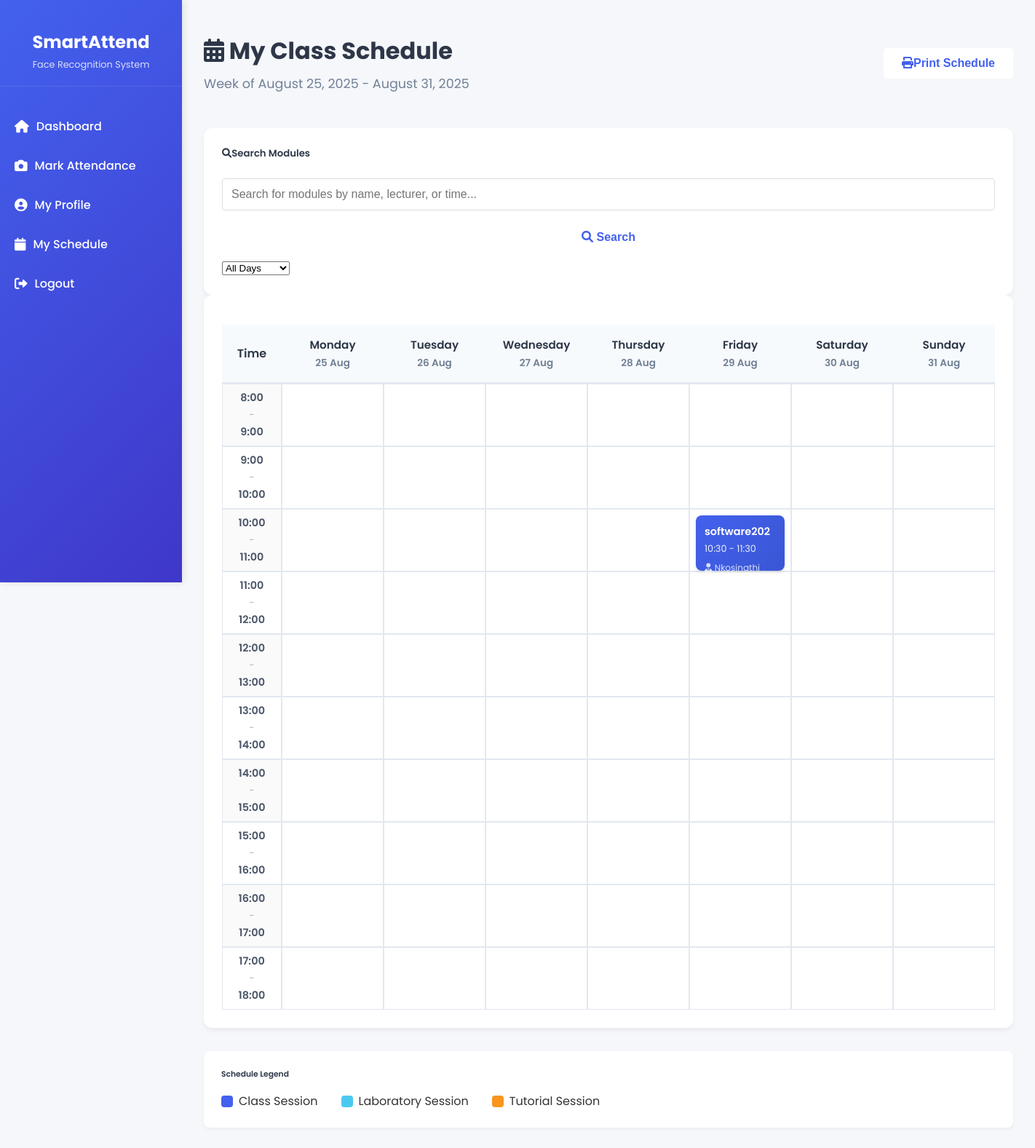
Page /student_calendar (signed in) on the committed database.
### app.py (models this page shows)
class Module(db.Model):
    id = db.Column(db.Integer, primary_key=True)
    name = db.Column(db.String(100), nullable=False)
    faculty = db.Column(db.String(50), nullable=False)
    start_time = db.Column(db.Time, nullable=False)
    end_time = db.Column(db.Time, nullable=False)
    day_of_week = db.Column(db.Integer, nullable=False)  # 0=Monday, 6=Sunday
    lecturer_id = db.Column(db.Integer, db.ForeignKey('lecturer.id'), nullable=False)
    date_created = db.Column(db.DateTime, default=datetime.utcnow)
    lecturer = db.relationship('Lecturer', backref='modules')

class Lecturer(db.Model):
    id = db.Column(db.Integer, primary_key=True)
    name = db.Column(db.String(100), nullable=False)
    surname = db.Column(db.String(100), nullable=False)
    email = db.Column(db.String(100), unique=True, nullable=False)
    faculty = db.Column(db.String(50), nullable=False)
    password = db.Column(db.String(100), nullable=False)
    date_registered = db.Column(db.DateTime, default=datetime.utcnow)

### app.py (the view)
@app.route('/student_calendar')
def student_calendar():
    if 'student_id' not in session:
        flash('Please login first', 'error')
        return redirect(url_for('login_student'))
    student = Student.query.filter_by(student_id=session['student_id']).first()
    if not student:
        session.clear()
        flash('Student not found', 'error')
        return redirect(url_for('login_student'))
    now = datetime.now()
    start_of_week = now - timedelta(days=now.weekday())
    week_days = []
    for i in range(7):
        day = start_of_week + timedelta(days=i)
        week_days.append(day)
    modules = Module.query.filter_by(faculty=student.faculty).all()
    schedule_grid = {day_index: {hour: [] for hour in range(8, 18)} for day_index in range(7)}
    for module in modules:
        day_index = module.day_of_week
        start_hour = module.start_time.hour
        end_hour = module.end_time.hour
        if start_hour in schedule_grid[day_index]:
            schedule_grid[day_index][start_hour].append(module)
    return render_template('student_calendar.html',
                         student=student,
                         week_days=week_days,
                         schedule_grid=schedule_grid,
                         current_date=now)

### templates/student_calendar.html (shortened to what this page needs)
{% extends "base.html" %}
{% block content %}
<div class="container-fluid">
    <div class="row">
        <div class="col-md-12">
            <div class="schedule-header">
                <div class="header-content">
                    <h1 class="page-title">
                        <i class="fas fa-calendar-alt me-3"></i>
                        My Class Schedule
                    </h1>
                    <p class="page-subtitle">
                        Week of {{ week_days[0].strftime('%B %d, %Y') }} - {{ week_days[6].strftime('%B %d, %Y') }}
                    </p>
                </div>
                <div class="header-actions">
                    <button class="btn btn-outline-primary" onclick="window.print()">
                        <i class="fas fa-print me-2"></i>Print Schedule
                    </button>
                </div>
            </div>
            <div class="card search-card mb-4">
                <div class="card-body">
                    <h5 class="card-title">
                        <i class="fas fa-search me-2"></i>Search Modules
                    </h5>
                    <div class="row">
                        <div class="col-md-8">
                            <div class="input-group">
                                <input type="text" id="moduleSearch" class="form-control"
                                       placeholder="Search for modules by name, lecturer, or time..."
                                       aria-label="Search modules">
                                <button class="btn btn-primary" type="button" id="searchButton">
                                    <i class="fas fa-search"></i> Search
                                </button>
                            </div>
                        </div>
                        <div class="col-md-4">
                            <select id="dayFilter" class="form-select">
                                <option value="">All Days</option>
                            </select>
                        </div>
                    </div>
                </div>
            </div>
            <div class="card schedule-card">
                <div class="card-body">
                    <div class="table-responsive">
                        <table class="table schedule-table">
                            <thead>
                                <tr>
                                    <th class="time-column">Time</th>
                                    {% for day in week_days %}
                                    <th class="day-header">
                                        <div class="day-name">{{ day.strftime('%A') }}</div>
                                        <div class="day-date">{{ day.strftime('%d %b') }}</div>
                                    </th>
                                    {% endfor %}
                                </tr>
                            </thead>
                            <tbody>
                                {% for hour in range(8, 18) %}
                                <tr>
                                    <td class="time-slot">
                                        <span class="hour-label">{{ hour }}:00</span>
                                        <span class="hour-separator">-</span>
                                        <span class="hour-label">{{ hour+1 }}:00</span>
                                    </td>
                                    {% for day_index in range(7) %}
                                    <td class="class-slot" data-hour="{{ hour }}" data-day="{{ day_index }}">
                                        {% for module in schedule_grid[day_index][hour] %}
                                            <div class="class-event" data-duration="{{ module.end_time.hour - module.start_time.hour }}"
                                                 data-module-name="{{ module.name|lower }}"
                                                 data-lecturer="{{ module.lecturer.name|lower }} {{ module.lecturer.surname|lower }}"
                                                 data-day="{{ day_index }}"
                                                 data-time="{{ module.start_time.strftime('%H:%M') }}-{{ module.end_time.strftime('%H:%M') }}">
                                                <div class="class-header">
                                                    <strong class="module-name">{{ module.name }}</strong>
                                                    <span class="class-time">{{ module.start_time.strftime('%H:%M') }} - {{ module.end_time.strftime('%H:%M') }}</span>
                                                </div>
                                                <div class="class-details">
                                                    <span class="lecturer-name">
                                                        <i class="fas fa-user-tie me-1"></i>
                                                        {{ module.lecturer.name }} {{ module.lecturer.surname }}
                                                    </span>
                                                    <span class="class-location">
                                                        <i class="fas fa-map-marker-alt me-1"></i>
                                                    </span>
                                                </div>
                                            </div>
                                        {% endfor %}
                                    </td>
                                    {% endfor %}
                                </tr>
                                {% endfor %}
                            </tbody>
                        </table>
                    </div>
                </div>
            </div>
            <div class="schedule-legend">
                <h6>Schedule Legend</h6>
                <div class="legend-items">
                    <div class="legend-item">
                        <div class="legend-color" style="background-color: #4361ee;"></div>
                        <span>Class Session</span>
                    </div>
                    <div class="legend-item">
                        <div class="legend-color" style="background-color: #4cc9f0;"></div>
                        <span>Laboratory Session</span>
                    </div>
                    <div class="legend-item">
                        <div class="legend-color" style="background-color: #f8961e;"></div>
                        <span>Tutorial Session</span>
                    </div>
                </div>
            </div>
        </div>
    </div>
</div>
{% endblock %}

### static/styles.css (style rules this page uses)
body { font-family: 'Segoe UI', Tahoma, Geneva, Verdana, sans-serif; margin: 0; padding: 0; background-color: #f5f7fa; color: #333; }
input, button { padding: 0.75rem; margin: 0.5rem 0; width: 100%; box-sizing: border-box; border: 1px solid #ddd; border-radius: 4px; font-size: 1rem; }
button { background-color: #3498db; color: white; border: none; cursor: pointer; font-weight: bold; transition: background-color 0.3s; }
table { width: 100%; border-collapse: collapse; margin-top: 1rem; }
th, td { padding: 1rem; text-align: left; border-bottom: 1px solid #ddd; }
th { background-color: #f2f2f2; font-weight: bold; }
:root { --bs-primary: #4e73df; --bs-success: #1cc88a; --bs-light-primary: #f0f4ff; --bs-light-success: #e6f7f0; }
body { background-color: #f8f9fc; }
.card { border: none; border-radius: 0.5rem; }

### templates/base.html (style rules this page uses)
:root { --primary-color: #4361ee; --secondary-color: #3f37c9; --accent-color: #4cc9f0; --dark-color: #1a1a2e; --light-color: #f8f9fa; --success-color: #4caf50; --warning-color: #ff9800; --danger-color: #f44336; --sidebar-width: 250px; }
* { margin: 0; padding: 0; box-sizing: border-box; }
body { font-family: 'Poppins', sans-serif; background-color: #f5f7fa; color: #333; display: flex; min-height: 100vh; }
.btn { display: inline-block; padding: 12px 25px; background: white; color: var(--primary-color); border-radius: 5px; text-decoration: none; font-weight: 600; transition: all 0.3s; border: none; cursor: pointer; }
.card { background: white; border-radius: 10px; padding: 25px; box-shadow: 0 4px 15px rgba(0, 0, 0, 0.05); transition: transform 0.3s, box-shadow 0.3s; }

### templates/student_calendar.html (style rules this page uses)
.search-card { border: none; border-radius: 12px; box-shadow: 0 4px 6px rgba(0, 0, 0, 0.05); }
.search-card .card-title { color: #2d3748; font-weight: 600; margin-bottom: 1rem; }
.schedule-header { display: flex; justify-content: space-between; align-items: center; margin-bottom: 2rem; padding: 1rem 0; }
.page-title { font-size: 2rem; font-weight: 700; color: #2d3748; margin-bottom: 0.5rem; }
.page-subtitle { color: #718096; font-size: 1.1rem; margin-bottom: 0; }
.header-actions { display: flex; gap: 1rem; }
.schedule-card { border: none; border-radius: 12px; box-shadow: 0 4px 6px rgba(0, 0, 0, 0.05); margin-bottom: 2rem; }
.schedule-table { margin-bottom: 0; border-collapse: separate; border-spacing: 0; }
.schedule-table th { background-color: #f7fafc; border-bottom: 2px solid #e2e8f0; font-weight: 600; color: #2d3748; padding: 1rem; text-align: center; }
.schedule-table td { border: 1px solid #e2e8f0; padding: 0.5rem; vertical-align: top; height: 80px; }
.time-column { width: 120px; background-color: #f7fafc; font-weight: 600; color: #2d3748; }
.time-slot { text-align: center; padding: 1rem 0.5rem; }
.hour-label { display: block; font-size: 0.9rem; font-weight: 600; color: #4a5568; }
.hour-separator { display: block; color: #a0aec0; font-size: 0.8rem; margin: 0.25rem 0; }
.day-header { text-align: center; min-width: 140px; }
.day-name { font-weight: 600; color: #2d3748; font-size: 0.95rem; }
.day-date { color: #718096; font-size: 0.85rem; margin-top: 0.25rem; }
.class-slot { background-color: #ffffff; transition: background-color 0.2s ease; position: relative; }
.class-event { background: linear-gradient(135deg, #4361ee, #3a56d4); color: white; padding: 0.75rem; border-radius: 8px; margin: 0.25rem; font-size: 0.85rem; box-shadow: 0 2px 4px rgba(0, 0, 0, 0.1); height: calc(100% - 0.5rem); display: flex; flex-direction: column; justify-content: space-between; position: absolute; top: 0.25rem; left: 0.25rem; right: 0.25rem; z-index: 1; }
.class-header { margin-bottom: 0.5rem; }
.module-name { display: block; font-weight: 600; font-size: 0.9rem; margin-bottom: 0.25rem; }
.class-time { font-size: 0.8rem; opacity: 0.9; display: block; }
.class-details { font-size: 0.75rem; opacity: 0.8; }
.lecturer-name, .class-location { display: block; margin-bottom: 0.2rem; }
.schedule-legend { background: white; padding: 1.5rem; border-radius: 8px; box-shadow: 0 2px 4px rgba(0, 0, 0, 0.05); }
.schedule-legend h6 { font-weight: 600; color: #2d3748; margin-bottom: 1rem; }
.legend-items { display: flex; gap: 2rem; flex-wrap: wrap; }
.legend-item { display: flex; align-items: center; gap: 0.5rem; }
.legend-color { width: 16px; height: 16px; border-radius: 4px; }

### rows in the picture
Module: name "software202", start_time "10:30", end_time "11:30", lecturer.name "Nkosinathi"

### other values in the picture
{{ week_days[0].strftime('%B %d, %Y') }} "August 25, 2025"
{{ week_days[6].strftime('%B %d, %Y') }} "August 31, 2025"
{{ day.strftime('%A') }} "Monday" "Tuesday" "Wednesday" "Thursday" "Friday" "Saturday" "Sunday"
{{ day.strftime('%d %b') }} "25 Aug" "26 Aug" "27 Aug" "28 Aug" "29 Aug" "30 Aug" "31 Aug"
{{ hour }} "8" "9" "10" "11" "12" "13" "14" "15" "16" "17"
{{ hour+1 }} "9" "10" "11" "12" "13" "14" "15" "16" "17" "18"
